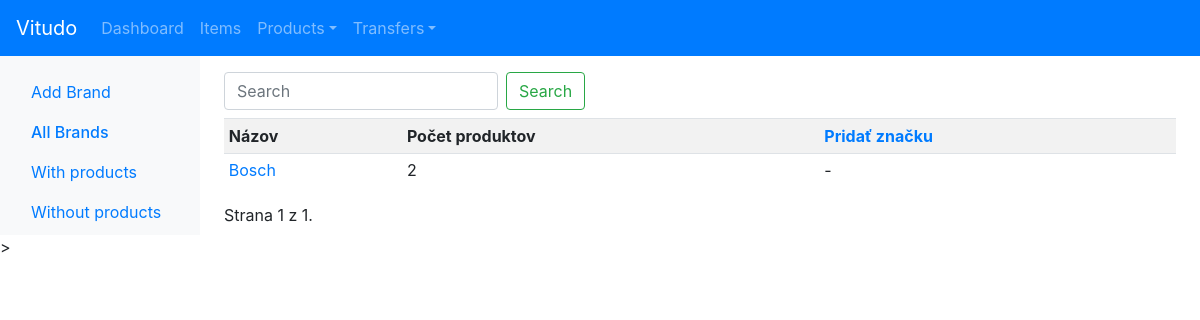
The page /products/brands/ (signed in) on the database as committed earlier.
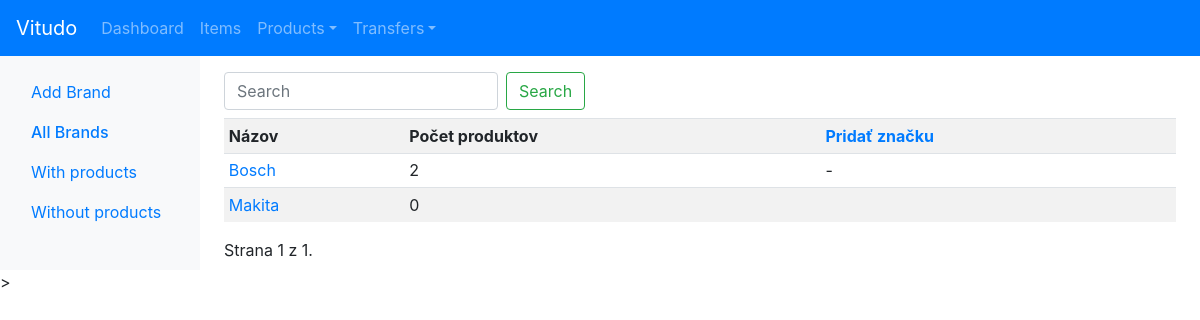
The same page on the database as committed later.
### products/models.py (models this page shows, shortened)
class Brand(models.Model):
	name = models.CharField(max_length=100)
	user = models.ForeignKey(User, on_delete=models.SET_NULL, null=True, blank=True)
	objects = BrandManager()

### products/views.py (the view)
# urls.py: path('brands/', views.brands, name='brands'),
def brands(request):
	brands = Brand.objects.this_user(request.user).has_products(request.GET.get('hasproducts'))
	form = SearchForm(request.GET or None)
	if request.GET: brands = brands.search(request.GET.get('search'))
	brands = pagination(request.GET.get('pg'), brands)
	context = {
		'brands': brands,
		'form': form,
	}
	return render(request, 'products/brands/list/index.html', context)

### vitudo/forms.py
class SearchForm(forms.Form):
	search = forms.CharField(widget = forms.TextInput(attrs={'class':'form-control mr-sm-2', 'placeholder':'Search'}), required=False, label='')

### accounts/lockdown.py (called while the page is built, shortened)
    def __call__(self, request):
        response = self.get_response(request)
        return response

    def process_view(self, request, view_func, view_args, view_kwargs):
        if request.user.is_authenticated:
            return None

### products/managers.py (called while the page is built)
	def this_user(self, user):
		return self.filter(user=user)

	def has_products(self, has_products):
		if has_products == 'True':
			return self.annotate(product_count=Count('product')).filter(product_count__gt=0)
		elif has_products == 'False':
			return self.annotate(product_count=Count('product')).filter(product_count=0)
		else:
			return self

	def get_query_set(self):
		return BrandQuerySet(self.model)

	def __getattr__(self, attr, *args):
		if attr.startswith("_"):
			raise AttributeError
		return getattr(self.get_query_set(), attr, *args)

### vitudo/utils.py (called while the page is built)
def pagination(page, qs):
	p = Paginator(qs, 10)
	qs = p.get_page(page if page else 1)
	return qs

### products/templates/products/brands/list/index.html
{% extends 'products/brands/list/base.html' %}
{% block content %}
    {% include 'tables/brand_table.html' %}>
{% endblock content %}

### templates/tables/brand_table.html (shortened to what this page needs)
<main role="main" class="col-md-9 ml-sm-auto col-lg-10 px-md-4">
<div class="pt-3 pb-2">
<div class="mb-2">
  <form class="form-inline" action="{{ request.path }}" method="get">
    {{ form }}
    <button class="btn btn-outline-success my-2 my-sm-0" type="submit">Search</button>
  </form>
</div>
<div class="table-responsive">
    <table class="table table-striped table-sm">
    {% if brands %}
        <tr>
            <th>Názov</th>
            <th class="w-20">Počet produktov</th>
            <th class="list_heading w-20"><a href="{% url 'products:brand_add' %}">Pridať značku</a></th>
        </tr>
        {% for brand in brands %}
        <tr>
            <td><a href="{% url 'products:brand_detail' brand.id %}">{{ brand.name }}</a></td>
            <td>{{ brand.product_set.count }}</td>
            {% if brand.product_set.count %}
                <td>-</td>
            {% else %}
                <td class="list"><a href=""></a></td>
            {% endif %}
        </tr>
        {% endfor %}
    {% else %}
        <tr>
            <td><a href="{% url 'products:brand_add' %}">Je to tu prázdne. Klikni sem a vytvor značku.</a></td>
        </tr>
    {% endif %}
    </table>
</div>
    <div class="pagination">
        <span class="step-links">
            <span class="current">
                Strana {{ brands.number }} z {{ brands.paginator.num_pages }}.
            </span>
        </span>
    </div>
</div>
</main>

Rows that differ between the two databases and show on the page:
added Brand: name "Makita", product_set.count "0"
